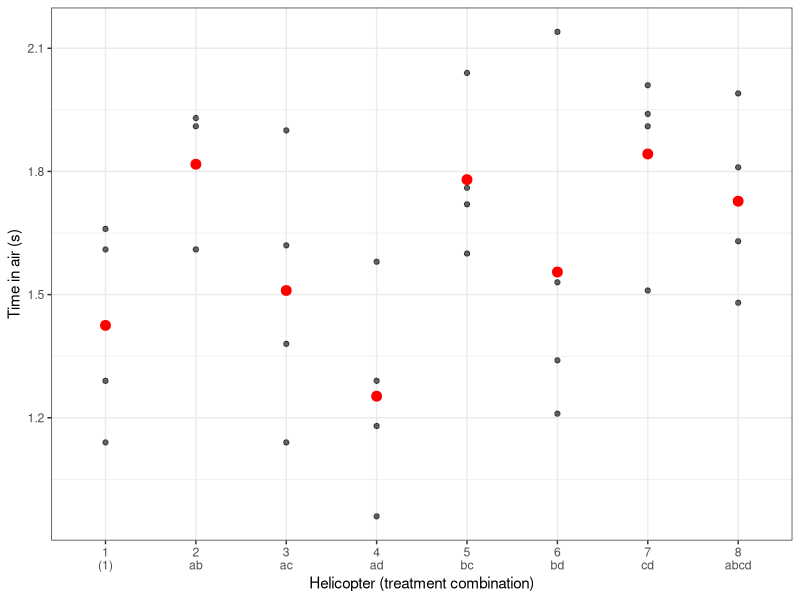
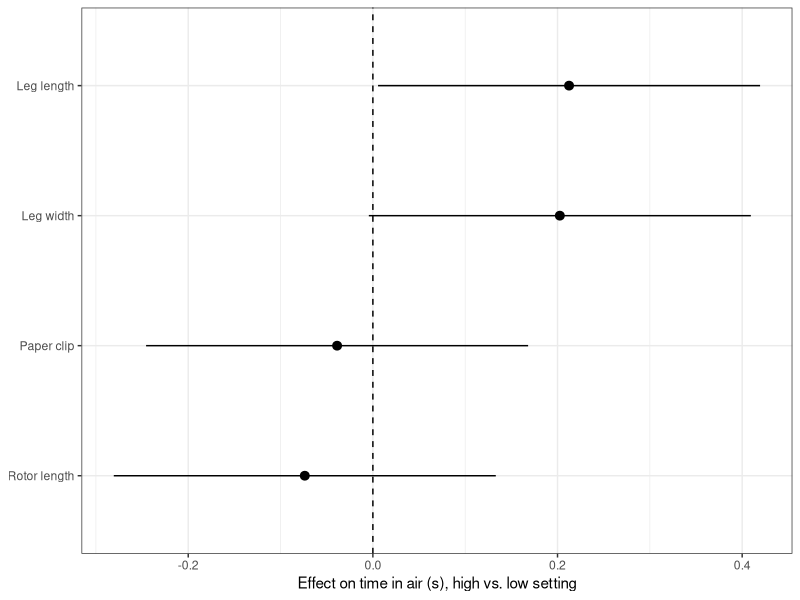
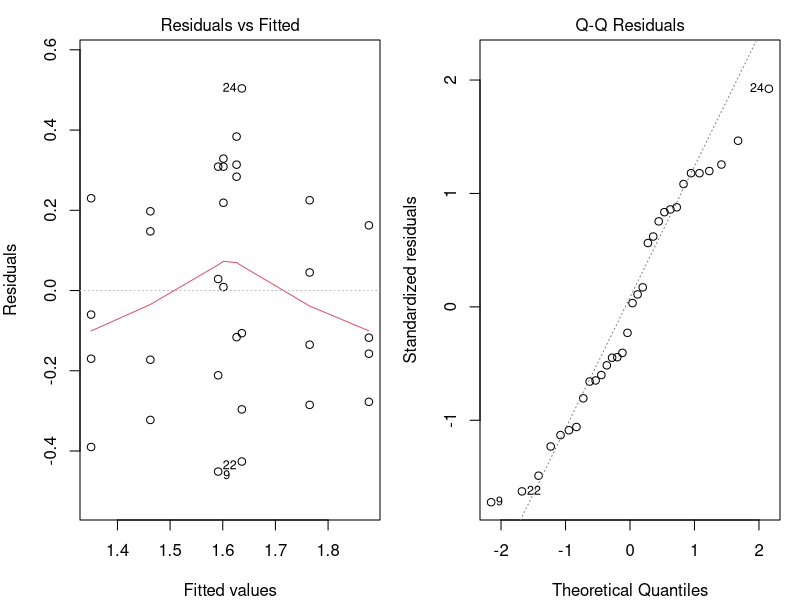

Recreate these plots in R, in order.
## ---- chunk 1
#| label: setup
#| include: false
library(tidyverse)
library(knitr)

heli <- read_csv("helicopter_data.csv")

# +/-1 coding: low setting = -1, high setting = +1
heli <- heli |>
  mutate(
    A = 2 * A_rotor_length - 1,
    B = 2 * B_leg_length   - 1,
    C = 2 * C_leg_width    - 1,
    D = 2 * D_paper_clip   - 1
  )

run_summary <- heli |>
  group_by(unit, A_rotor_length, B_leg_length, C_leg_width, D_paper_clip) |>
  summarise(mean_time = mean(time_s), sd_time = sd(time_s), n = n(),
            .groups = "drop")

# Main-effects model (Question 1). With +/-1 coding, effect = 2 * coefficient.
fit <- lm(time_s ~ A + B + C + D, data = heli)

effects_tbl <- function(fit, terms = c("A", "B", "C", "D")) {
  ci <- confint(fit)
  tibble(
    term    = terms,
    effect  = 2 * coef(fit)[terms],
    lower   = 2 * ci[terms, 1],
    upper   = 2 * ci[terms, 2],
    p_value = summary(fit)$coefficients[terms, 4]
  ) |>
    mutate(factor = recode(term, A = "Rotor length", B = "Leg length",
                           C = "Leg width", D = "Paper clip",
                           `A:C` = "Rotor length x leg width"))
}
effects_all <- effects_tbl(fit)
sigma_hat <- summary(fit)$sigma

# Robustness 1: analysis of the 8 helicopter means
fit_means <- lm(mean_time ~ I(2 * A_rotor_length - 1) + I(2 * B_leg_length - 1) +
                  I(2 * C_leg_width - 1) + I(2 * D_paper_clip - 1),
                data = run_summary)
means_eff <- 2 * cbind(coef(fit_means), confint(fit_means))[-1, ]

# Robustness 2: flight number (1st-4th drop of a helicopter) as a block
fit_blk <- lm(time_s ~ A + B + C + D + factor(flight), data = heli)
effects_blk <- effects_tbl(fit_blk)
flight_means <- heli |> group_by(flight) |> summarise(m = mean(time_s))
flight_F <- anova(lm(time_s ~ A + B + C + D, data = heli), fit_blk)

# Question 2: add the A x C contrast (aliased with B x D)
fit_int <- lm(time_s ~ A + B + C + D + A:C, data = heli)
int_eff <- effects_tbl(fit_int, "A:C")
simple <- heli |>
  group_by(leg_width = C_leg_width, rotor_length = A_rotor_length) |>
  summarise(m = mean(time_s), .groups = "drop") |>
  pivot_wider(names_from = rotor_length, values_from = m,
              names_prefix = "rotor_") |>
  mutate(effect_of_rotor = rotor_1 - rotor_0)

# Question 3: fitted values for the 8 flown combinations
X_new <- run_summary |>
  mutate(A = 2 * A_rotor_length - 1, B = 2 * B_leg_length - 1,
         C = 2 * C_leg_width - 1,    D = 2 * D_paper_clip - 1)
pred <- predict(fit, newdata = X_new, interval = "confidence")
q3_tbl <- run_summary |>
  select(unit, A_rotor_length, B_leg_length, C_leg_width, D_paper_clip,
         mean_time) |>
  bind_cols(as_tibble(pred)) |>
  arrange(desc(fit))
best <- q3_tbl[1, ]

# helpers for inline numbers
f2 <- function(x) sprintf("%.2f", x)
ci2 <- function(lo, hi) sprintf("%.2f to %.2f", lo, hi)
eff <- function(tbl, t, col) tbl[[col]][tbl$term == t]
## ---- chunk 2
#| label: fig-eda
#| fig-cap: "Flight times for each helicopter (black) and helicopter means (red)."
#| fig-height: 2.6
#| fig-width: 6.5
heli |>
  mutate(label = paste0(unit, "\n", c("(1)", "ab", "ac", "ad", "bc", "bd",
                                      "cd", "abcd")[unit])) |>
  ggplot(aes(label, time_s)) +
  geom_point(alpha = 0.6) +
  stat_summary(fun = mean, geom = "point", colour = "red", size = 3) +
  labs(x = "Helicopter (treatment combination)", y = "Time in air (s)") +
  theme_bw()
## ---- chunk 3
#| label: tbl-effects
#| tbl-cap: "Estimated main effects (seconds, high minus low) with 95% confidence intervals, from the main-effects model fit to all 32 flights."
effects_all |>
  transmute(Factor = paste0(factor, " (", term, ")"),
            `Effect (s)` = sprintf("%+.2f", effect),
            `95% CI` = sprintf("(%.2f, %.2f)", lower, upper),
            `p-value` = sprintf("%.3f", p_value)) |>
  kable(align = "lrrr")
## ---- chunk 4
#| label: fig-effects
#| fig-cap: "Main effects with 95% confidence intervals."
#| fig-height: 2.0
#| fig-width: 6.5
effects_all |>
  ggplot(aes(effect, fct_rev(factor))) +
  geom_vline(xintercept = 0, linetype = "dashed") +
  geom_pointrange(aes(xmin = lower, xmax = upper)) +
  labs(x = "Effect on time in air (s), high vs. low setting", y = NULL) +
  theme_bw()
## ---- chunk 5
#| label: tbl-simple
#| tbl-cap: "Mean flight time (s) by rotor length and leg width, and the effect of rotor length at each leg width."
simple |>
  transmute(`Leg width` = if_else(leg_width == 1, "Wide (5.0 cm)", "Narrow (3.2 cm)"),
            `Short rotor` = f2(rotor_0), `Long rotor` = f2(rotor_1),
            `Effect of rotor length` = sprintf("%+.2f", effect_of_rotor)) |>
  kable(align = "lrrr")
## ---- chunk 6
#| label: tbl-pred
#| tbl-cap: "Observed mean and fitted flight time (s) with 95% confidence intervals for the 8 combinations flown, ordered by fitted value."
q3_tbl |>
  transmute(Helicopter = unit,
            Combination = c("(1)", "ab", "ac", "ad", "bc", "bd", "cd", "abcd")[unit],
            `Rotor` = if_else(A_rotor_length == 1, "Long", "Short"),
            `Leg length` = if_else(B_leg_length == 1, "Long", "Short"),
            `Leg width` = if_else(C_leg_width == 1, "Wide", "Narrow"),
            `Clip` = if_else(D_paper_clip == 1, "Yes", "No"),
            `Observed mean` = f2(mean_time),
            `Fitted` = f2(fit),
            `95% CI` = sprintf("(%.2f, %.2f)", lwr, upr)) |>
  kable(align = "clllllrrr")
## ---- chunk 7
#| label: fig-diag
#| fig-cap: "Residuals versus fitted values and normal Q-Q plot for the main-effects model."
#| fig-height: 3
#| fig-width: 6.5
par(mfrow = c(1, 2), mar = c(4, 4, 2, 1))
plot(fit, which = 1:2)
